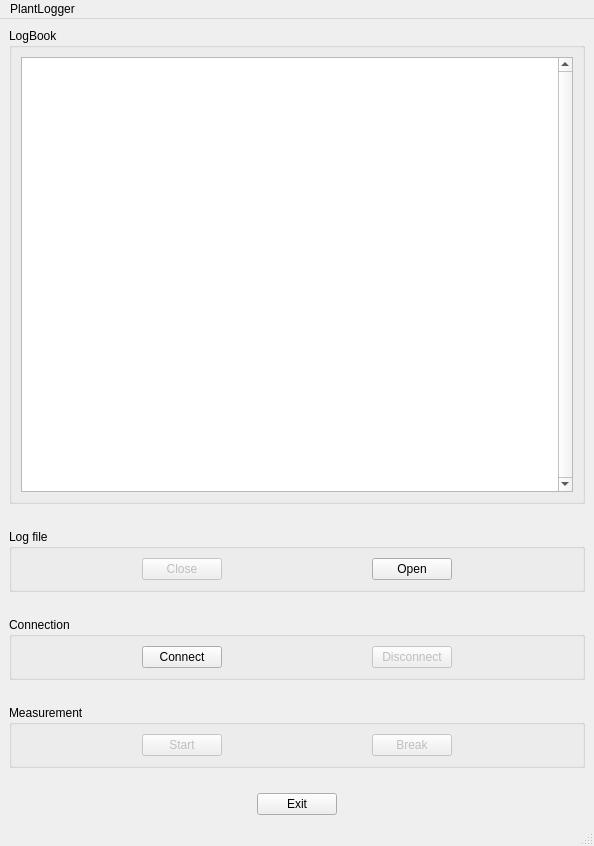
<?xml version="1.0" encoding="UTF-8"?>
<ui version="4.0">
 <class>MainWindow</class>
 <widget class="QMainWindow" name="MainWindow">
  <property name="geometry">
   <rect>
    <x>0</x>
    <y>0</y>
    <width>594</width>
    <height>846</height>
   </rect>
  </property>
  <property name="minimumSize">
   <size>
    <width>0</width>
    <height>0</height>
   </size>
  </property>
  <property name="baseSize">
   <size>
    <width>0</width>
    <height>0</height>
   </size>
  </property>
  <property name="windowTitle">
   <string>MainWindow</string>
  </property>
  <widget class="QWidget" name="centralwidget">
   <layout class="QVBoxLayout" name="verticalLayout_2">
    <item>
     <layout class="QVBoxLayout" name="verticalLayout" stretch="0,0,0,0,0">
      <property name="spacing">
       <number>25</number>
      </property>
      <property name="sizeConstraint">
       <enum>QLayout::SetDefaultConstraint</enum>
      </property>
      <property name="bottomMargin">
       <number>0</number>
      </property>
      <item>
       <widget class="QGroupBox" name="groupBox_4">
        <property name="title">
         <string>LogBook</string>
        </property>
        <layout class="QHBoxLayout" name="horizontalLayout_4">
         <item>
          <widget class="QTextEdit" name="logBook">
           <property name="verticalScrollBarPolicy">
            <enum>Qt::ScrollBarAlwaysOn</enum>
           </property>
           <property name="readOnly">
            <bool>true</bool>
           </property>
          </widget>
         </item>
        </layout>
       </widget>
      </item>
      <item>
       <widget class="QGroupBox" name="groupBox">
        <property name="title">
         <string>Log file</string>
        </property>
        <layout class="QHBoxLayout" name="horizontalLayout_7">
         <item>
          <layout class="QHBoxLayout" name="horizontalLayout_3">
           <property name="spacing">
            <number>150</number>
           </property>
           <item>
            <widget class="QPushButton" name="closeButton">
             <property name="enabled">
              <bool>false</bool>
             </property>
             <property name="sizePolicy">
              <sizepolicy hsizetype="Fixed" vsizetype="Fixed">
               <horstretch>0</horstretch>
               <verstretch>0</verstretch>
              </sizepolicy>
             </property>
             <property name="text">
              <string>Close</string>
             </property>
            </widget>
           </item>
           <item>
            <widget class="QPushButton" name="openButton">
             <property name="sizePolicy">
              <sizepolicy hsizetype="Fixed" vsizetype="Fixed">
               <horstretch>0</horstretch>
               <verstretch>0</verstretch>
              </sizepolicy>
             </property>
             <property name="text">
              <string>Open</string>
             </property>
            </widget>
           </item>
          </layout>
         </item>
        </layout>
       </widget>
      </item>
      <item>
       <widget class="QGroupBox" name="groupBox_2">
        <property name="title">
         <string>Connection</string>
        </property>
        <layout class="QHBoxLayout" name="horizontalLayout_6">
         <item>
          <layout class="QHBoxLayout" name="horizontalLayout_2">
           <property name="spacing">
            <number>150</number>
           </property>
           <item>
            <widget class="QPushButton" name="connectButton">
             <property name="sizePolicy">
              <sizepolicy hsizetype="Fixed" vsizetype="Fixed">
               <horstretch>0</horstretch>
               <verstretch>0</verstretch>
              </sizepolicy>
             </property>
             <property name="font">
              <font>
               <underline>false</underline>
               <strikeout>false</strikeout>
              </font>
             </property>
             <property name="text">
              <string>Connect</string>
             </property>
             <property name="checkable">
              <bool>false</bool>
             </property>
             <property name="autoExclusive">
              <bool>false</bool>
             </property>
             <property name="default">
              <bool>false</bool>
             </property>
             <property name="flat">
              <bool>false</bool>
             </property>
            </widget>
           </item>
           <item>
            <widget class="QPushButton" name="disconnectButton">
             <property name="enabled">
              <bool>false</bool>
             </property>
             <property name="sizePolicy">
              <sizepolicy hsizetype="Fixed" vsizetype="Fixed">
               <horstretch>0</horstretch>
               <verstretch>0</verstretch>
              </sizepolicy>
             </property>
             <property name="text">
              <string>Disconnect</string>
             </property>
            </widget>
           </item>
          </layout>
         </item>
        </layout>
       </widget>
      </item>
      <item>
       <widget class="QGroupBox" name="groupBox_3">
        <property name="title">
         <string>Measurement</string>
        </property>
        <layout class="QHBoxLayout" name="horizontalLayout_5">
         <item>
          <layout class="QHBoxLayout" name="horizontalLayout">
           <property name="spacing">
            <number>150</number>
           </property>
           <property name="sizeConstraint">
            <enum>QLayout::SetDefaultConstraint</enum>
           </property>
           <item>
            <widget class="QPushButton" name="startButton">
             <property name="enabled">
              <bool>false</bool>
             </property>
             <property name="sizePolicy">
              <sizepolicy hsizetype="Fixed" vsizetype="Fixed">
               <horstretch>0</horstretch>
               <verstretch>0</verstretch>
              </sizepolicy>
             </property>
             <property name="text">
              <string>Start</string>
             </property>
            </widget>
           </item>
           <item>
            <widget class="QPushButton" name="breakButton">
             <property name="enabled">
              <bool>false</bool>
             </property>
             <property name="sizePolicy">
              <sizepolicy hsizetype="Fixed" vsizetype="Fixed">
               <horstretch>0</horstretch>
               <verstretch>0</verstretch>
              </sizepolicy>
             </property>
             <property name="text">
              <string>Break</string>
             </property>
            </widget>
           </item>
          </layout>
         </item>
        </layout>
       </widget>
      </item>
      <item alignment="Qt::AlignHCenter">
       <widget class="QPushButton" name="exitButton">
        <property name="enabled">
         <bool>true</bool>
        </property>
        <property name="sizePolicy">
         <sizepolicy hsizetype="Preferred" vsizetype="Preferred">
          <horstretch>0</horstretch>
          <verstretch>0</verstretch>
         </sizepolicy>
        </property>
        <property name="sizeIncrement">
         <size>
          <width>0</width>
          <height>0</height>
         </size>
        </property>
        <property name="baseSize">
         <size>
          <width>0</width>
          <height>0</height>
         </size>
        </property>
        <property name="layoutDirection">
         <enum>Qt::LeftToRight</enum>
        </property>
        <property name="autoFillBackground">
         <bool>false</bool>
        </property>
        <property name="text">
         <string>Exit</string>
        </property>
        <property name="default">
         <bool>false</bool>
        </property>
       </widget>
      </item>
     </layout>
    </item>
   </layout>
  </widget>
  <widget class="QMenuBar" name="menubar">
   <property name="geometry">
    <rect>
     <x>0</x>
     <y>0</y>
     <width>594</width>
     <height>20</height>
    </rect>
   </property>
   <widget class="QMenu" name="menuPlantLogger">
    <property name="title">
     <string>PlantLogger</string>
    </property>
   </widget>
   <addaction name="menuPlantLogger"/>
  </widget>
  <widget class="QStatusBar" name="statusbar"/>
 </widget>
 <resources/>
 <connections/>
</ui>
